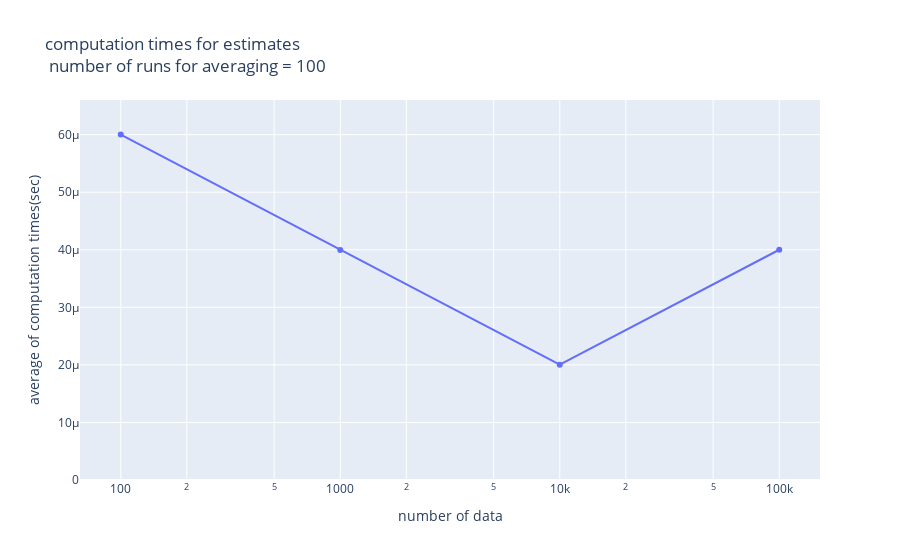

Source (notebook cell):
### Code cell
estimator = LinearEstimator()

# calculate with average computation time
results_affine_est_proj = data_analyzer.calc_estimate_with_average_comp_time(povms, true_object, num_data, iteration, estimator, on_para_eq_constraint=True)
computation_times_sequence = [result.computation_time / iteration for result in results_affine_est_proj]

# show graph
data_analyzer.show_average_computation_times(num_data, computation_times_sequence, iteration)

### Figure 1 — Plotly figure (JSON) as saved in the notebook; plotly's stock layout.template omitted (floating-point values rounded to 4 significant figures)
{"data": [{"mode": "lines+markers", "type": "scatter", "x": [100, 1000, 10000, 100000], "y": [6.001e-05, 3.997e-05, 2.003e-05, 4e-05]}], "layout": {"title": {"text": "computation times for estimates<br> number of runs for averaging = 100"}, "xaxis": {"title": {"text": "number of data"}, "type": "log"}, "yaxis": {"range": [0, 6.602e-05], "title": {"text": "average of computation times(sec)"}}}}
